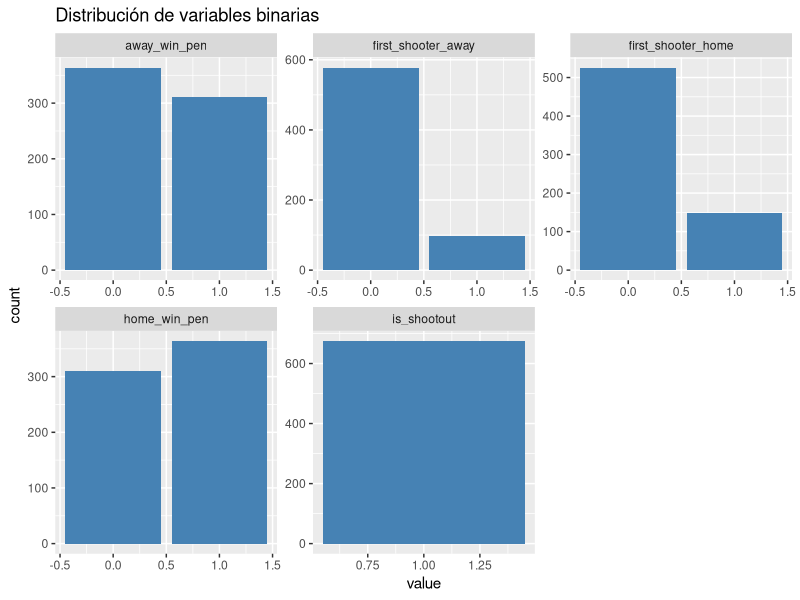
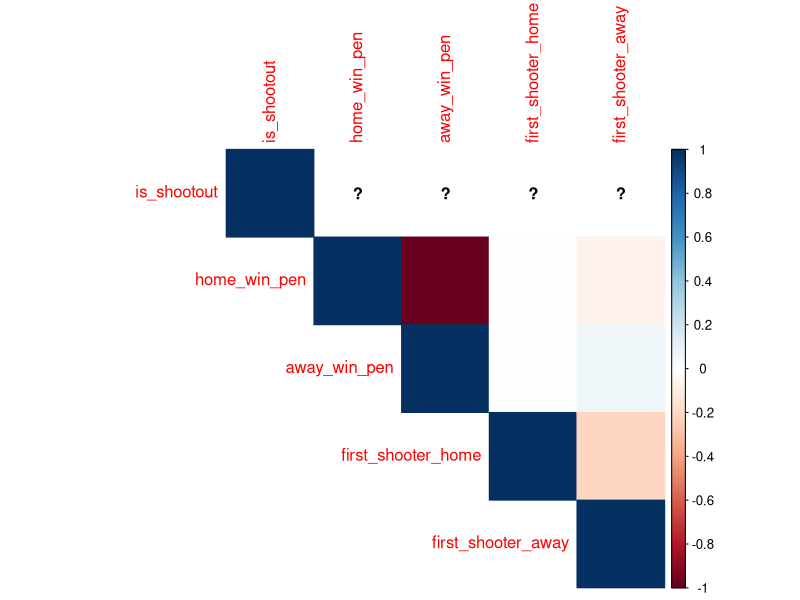
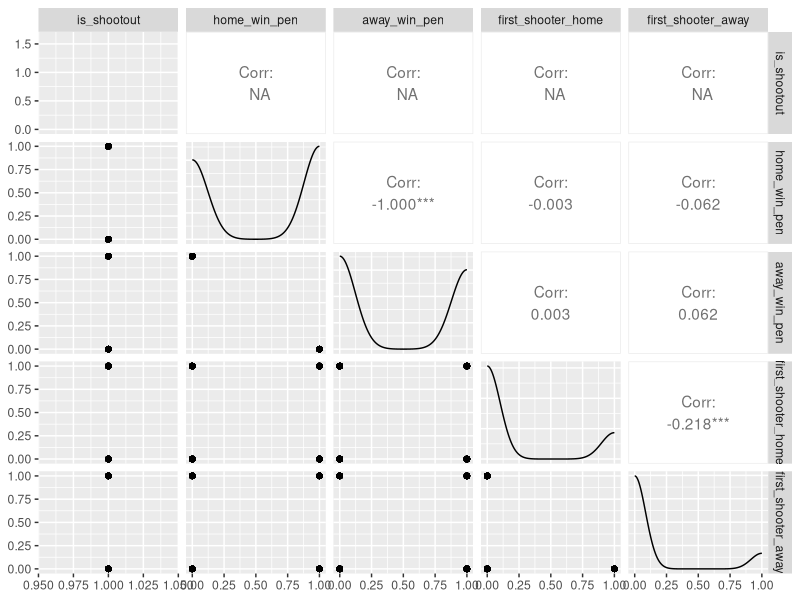
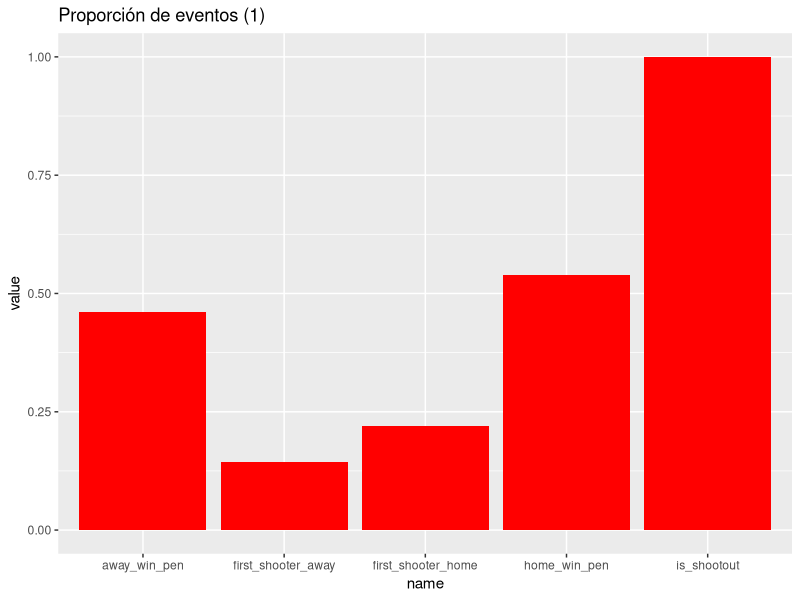
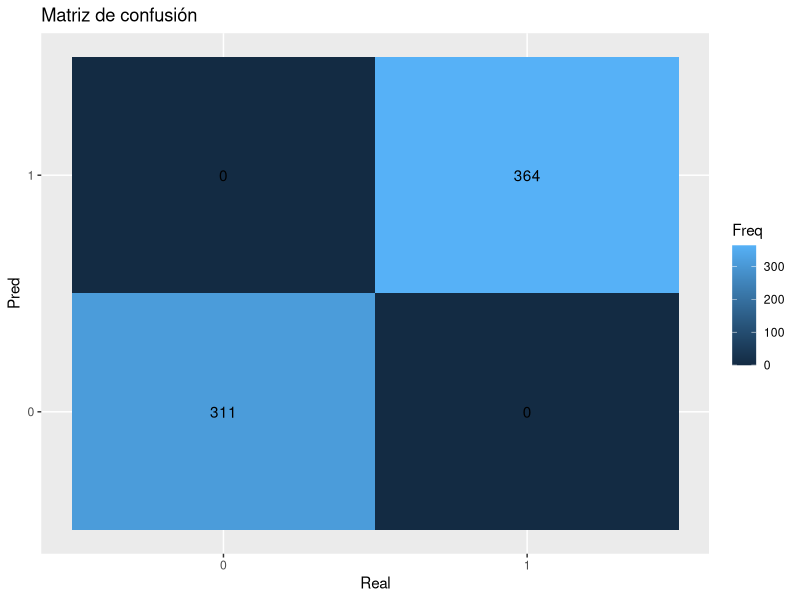
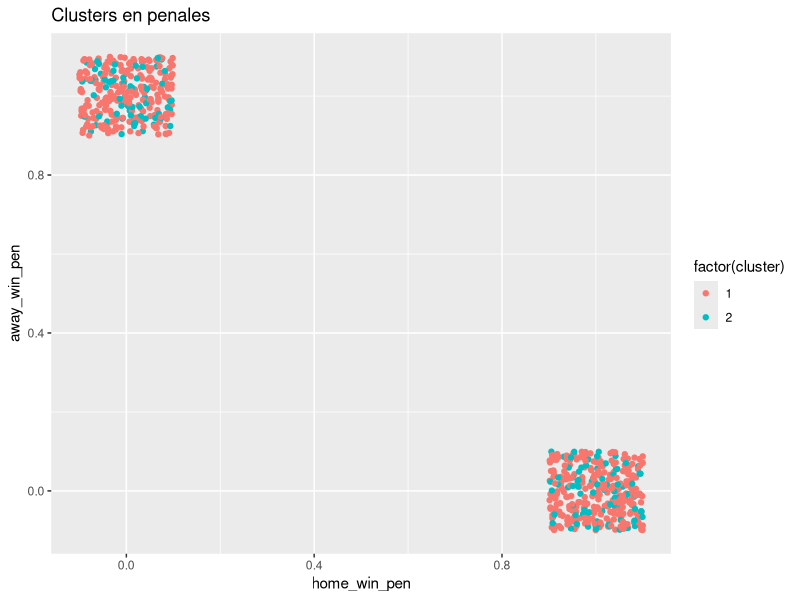
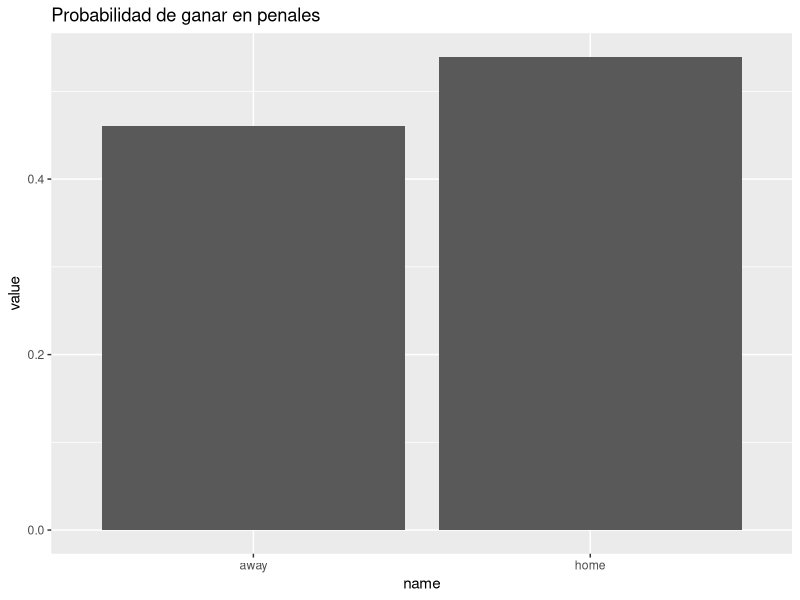
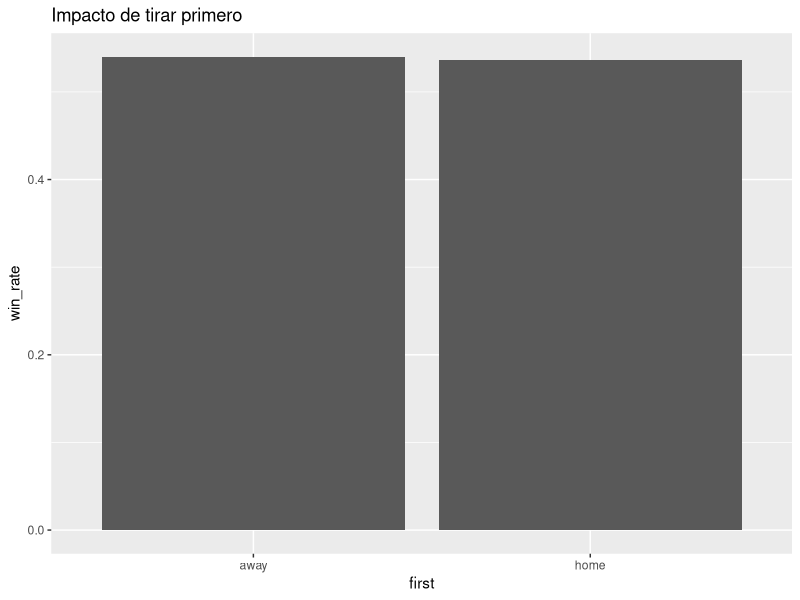

Write R code to recreate these figures, in order.
library(tidyverse)
library(corrplot)
library(GGally)

shootouts <- read.csv("shootouts_features.csv")

num_df <- shootouts %>% select(where(is.numeric))



moda <- function(x) {
  ux <- unique(x)
  ux[which.max(tabulate(match(x, ux)))]
}

stats_central <- num_df %>%
  summarise(across(everything(), list(
    media = ~mean(.),
    mediana = ~median(.)
  )))

modas <- sapply(num_df, moda)

print(stats_central)
print(modas)



num_df %>%
  pivot_longer(everything()) %>%
  ggplot(aes(x = value)) +
  geom_bar(fill = "steelblue") +
  facet_wrap(~name, scales = "free") +
  labs(title = "Distribución de variables binarias")



stats_dispersion <- num_df %>%
  summarise(across(everything(), list(
    varianza = ~var(.),
    sd = ~sd(.)
  )))

print(stats_dispersion)



cor_matrix <- cor(num_df)

print(cor_matrix)

corrplot(cor_matrix, method = "color", type = "upper")



ggpairs(num_df)



cov_matrix <- cov(num_df)

print(cov_matrix)



balance <- num_df %>%
  summarise(across(everything(), ~mean(.)))

print(balance)



balance %>%
  pivot_longer(everything()) %>%
  ggplot(aes(x = name, y = value)) +
  geom_col(fill = "red") +
  labs(title = "Proporción de eventos (1)")



# predicción naive (quién gana más)
shootouts$pred <- ifelse(shootouts$home_win_pen == 1, 1, 0)

conf_matrix <- table(
  Real = shootouts$home_win_pen,
  Pred = shootouts$pred
)

print(conf_matrix)



conf_df <- as.data.frame(conf_matrix)

ggplot(conf_df, aes(Real, Pred, fill = Freq)) +
  geom_tile() +
  geom_text(aes(label = Freq)) +
  labs(title = "Matriz de confusión")



set.seed(123)

kmeans_res <- kmeans(num_df, centers = 2)

shootouts$cluster <- kmeans_res$cluster



ggplot(shootouts, aes(x = home_win_pen, y = away_win_pen, color = factor(cluster))) +
  geom_jitter(width = 0.1, height = 0.1) +
  labs(title = "Clusters en penales")



shootouts %>%
  summarise(
    home_win_rate = mean(home_win_pen),
    away_win_rate = mean(away_win_pen)
  )



shootouts %>%
  summarise(
    home = mean(home_win_pen),
    away = mean(away_win_pen)
  ) %>%
  pivot_longer(everything()) %>%
  ggplot(aes(x = name, y = value)) +
  geom_col() +
  labs(title = "Probabilidad de ganar en penales")



shootouts %>%
  summarise(
    first_home_win = mean(home_win_pen[first_shooter_home == 1]),
    first_away_win = mean(away_win_pen[first_shooter_away == 1])
  )



shootouts %>%
  mutate(first = ifelse(first_shooter_home == 1, "home", "away")) %>%
  group_by(first) %>%
  summarise(win_rate = mean(home_win_pen)) %>%
  ggplot(aes(x = first, y = win_rate)) +
  geom_col() +
  labs(title = "Impacto de tirar primero")
